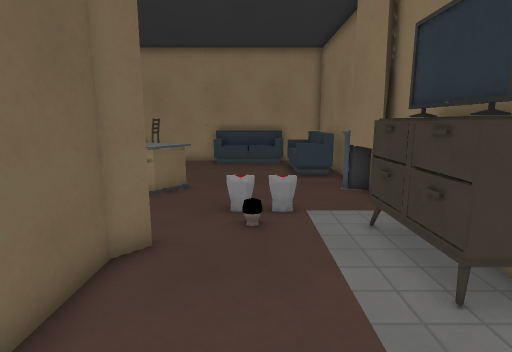
[1] (above)

15 first-person views from a walk through a level from a Godot 3-D game. The camera is 1.3 m above the floor, tilts 10° down and sees 80° across. The floor is counted in squares, 0.5 m on a side. Each view is taken from the middle of a square. On the plan, view 1 faces up. The plan holds only what a view shows up to about 20 squares ahead; the rest is blank. The place goes on beyond the plan. Surface patterns are stand-ins for the level's own textures.

[2]
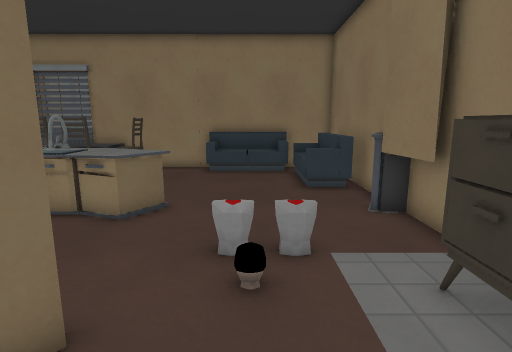

[3]
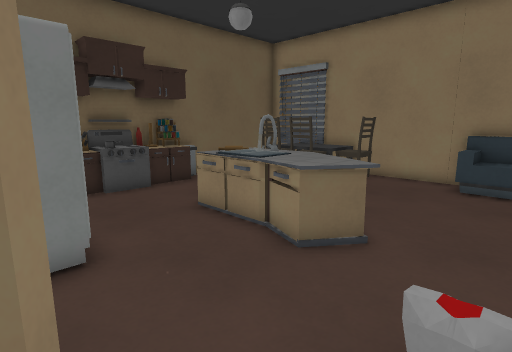

[4]
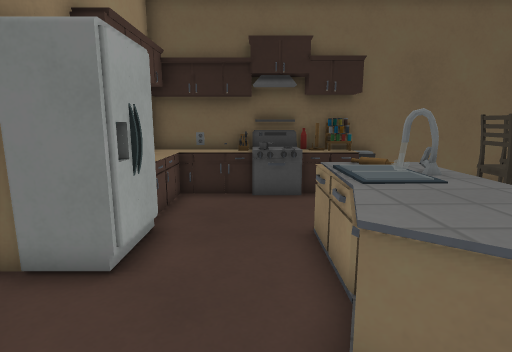

[5]
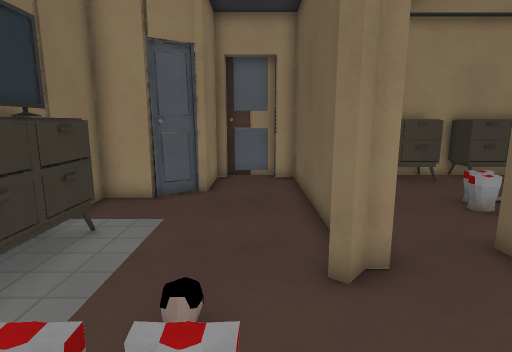

[6]
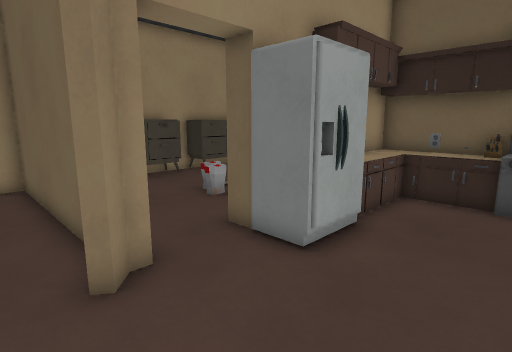

[7]
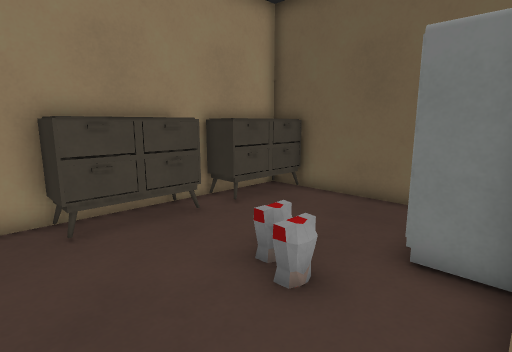

[8]
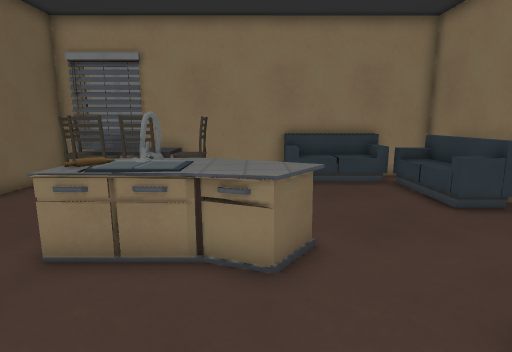

[9]
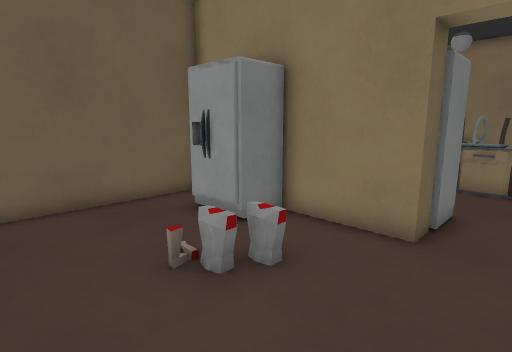

[10]
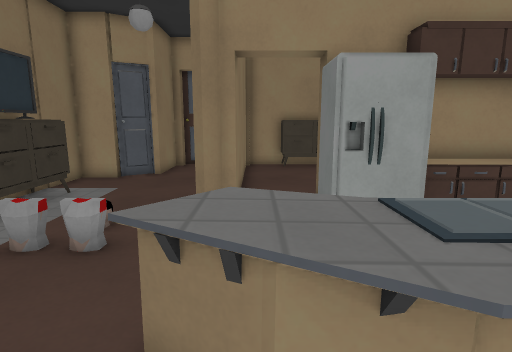

[11]
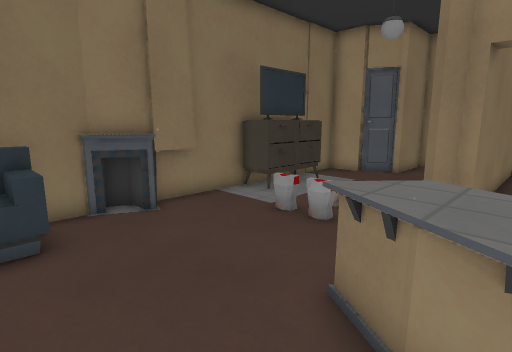

[12]
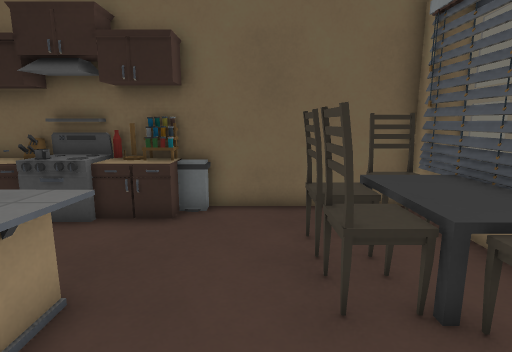

[13]
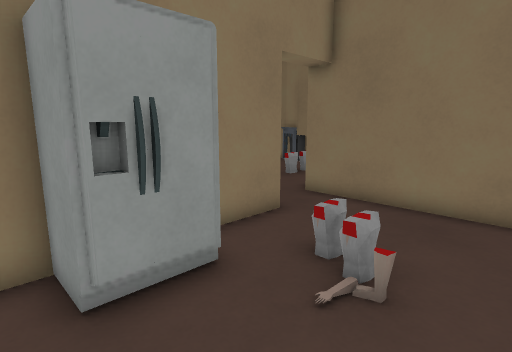

[14]
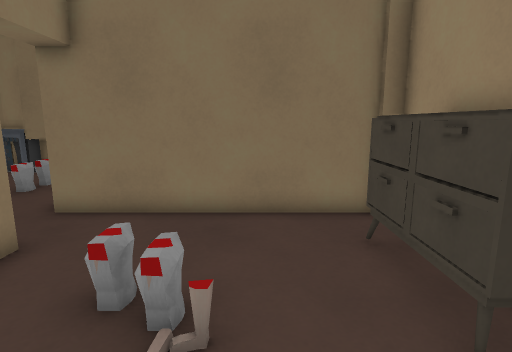

[15]
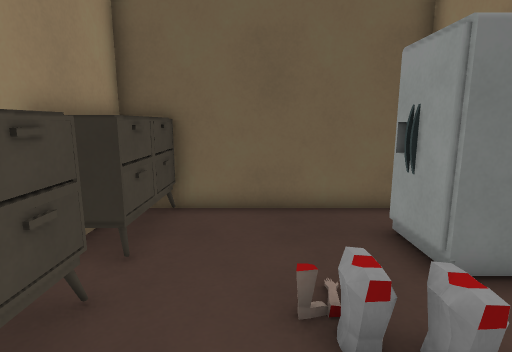

### Floor plan
Key: @ floor where view 1 was taken; # wall or solid block; . floor; = window, fence, low wall or low ledge; ^ raised ledge; v drop or lower ground; C chair; S sofa; R drawers; T TV; A table; F fridge; O other object.
Columns run from 14 left of view 1 to 5 right of it. Each row starts with its distance up from view 1.
 22  ##
 21 ##^^^######v####vvv
 20 #vCCAAACC..v    v v
 19 ##CCAAACC..S....vvv
 18  #.CCCC. .......OOv
 17  #.CCCC. ........Ov
 16  #...... .......OOv
 15  #......  ......=vv#
 14  #=...^^..........##
 13  #^...^^^^^#......##
 12  #^...^^^^^^......#
 11  #^...===^^#......#
 10  #=...............#
  9  #^............O..#
  8  ^^...FFF.........#
  7  ^^^^^FFF........RT
  6  ##===  F..#.....RT
  5 #########..#.....RT
  4 #.F F......#.....RR
  3 #.FFF......#......#
  2 #.....O....#......#
  1 #.....O....#.....##
  0 #..........#..@###
 -1 #..........#...#
 -2 #RRR.RRRR..#...#
 -3 RRRRRRRRR..# ..#
 -4 ################

Where each view was taken, in squares from view 1:
view 1: 0 up, 0 right, facing up
view 2: 3 up, 0 right, facing up
view 3: 6 up, 0 right, facing up-left
view 4: 10 up, 1 left, facing left
view 5: 11 up, 1 left, facing down
view 6: 11 up, 1 left, facing down-left
view 7: 5 up, 4 left, facing down-left
view 8: 6 up, 4 left, facing up
view 9: 2 down, 4 left, facing up-left
view 10: 15 up, 4 left, facing down
view 11: 16 up, 5 left, facing down-right
view 12: 16 up, 4 left, facing left
view 13: 1 down, 13 left, facing up-right
view 14: 0 up, 12 left, facing right
view 15: 0 up, 5 left, facing left
